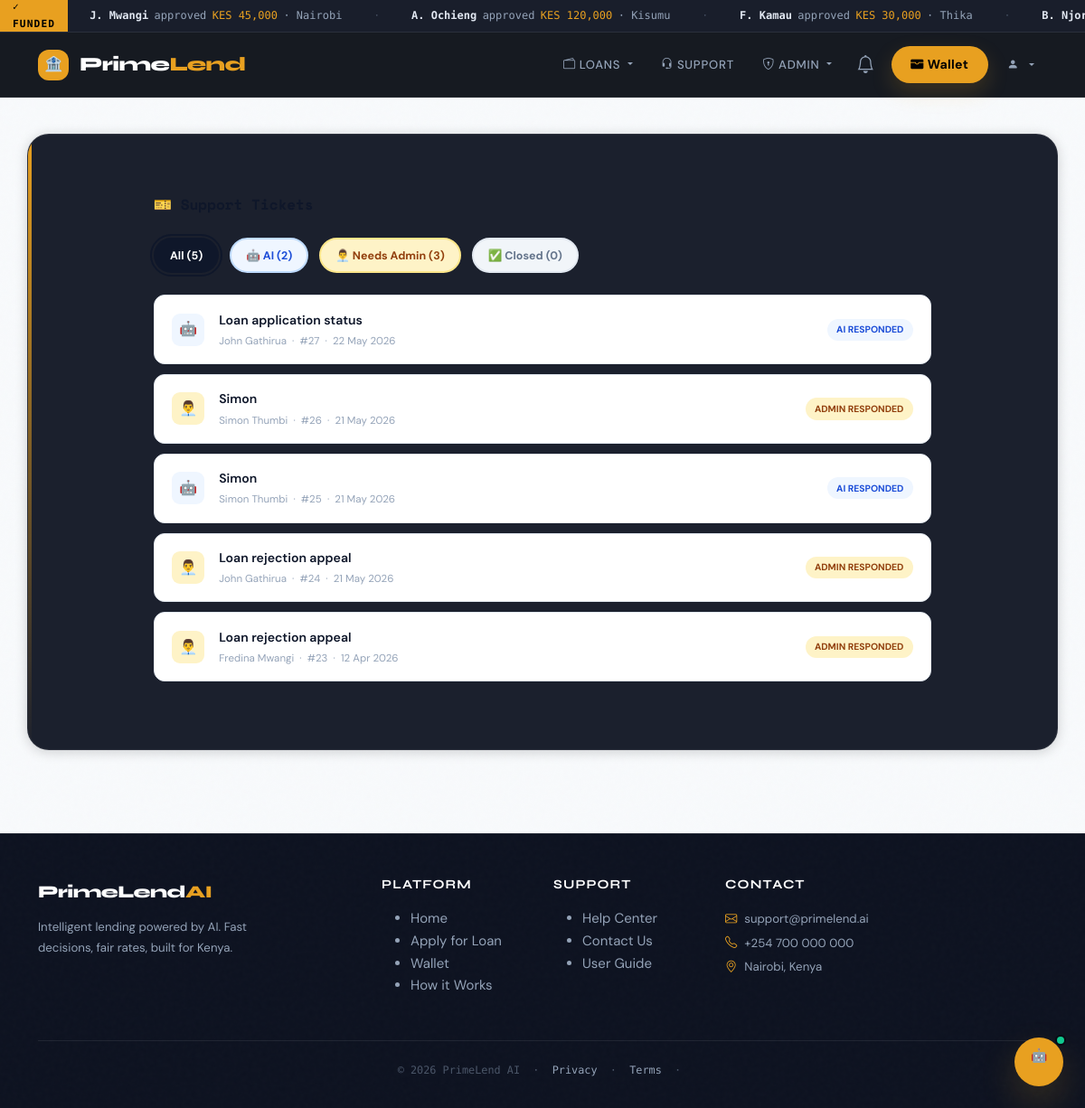
Screenshot of /support/admin/ (signed in) with the database file from the repository.
### helpdesk/models.py (models this page shows, shortened)
class SupportTicket(models.Model):
    STATUS_CHOICES = (
        ('OPEN', 'Open'),
        ('AI', 'AI Responded'),
        ('ADMIN', 'Admin Responded'),
        ('CLOSED', 'Closed'),
    )
    user = models.ForeignKey(User, on_delete=models.CASCADE)
    subject = models.CharField(max_length=255)
    status = models.CharField(max_length=20, choices=STATUS_CHOICES, default='OPEN')
    created_at = models.DateTimeField(auto_now_add=True)
    rating = models.IntegerField(null=True, blank=True)  # 1-5 stars
    rating_comment = models.TextField(blank=True, default='')

### helpdesk/views.py (the view)
# urls.py: path('support/admin/', views.admin_ticket_list, name='admin_ticket_list'),
@login_required
def admin_ticket_list(request):
    if not request.user.is_staff:
        messages.error(request, "Unauthorized")
        return redirect('dashboard')
    status_filter = request.GET.get('status', '')
    tickets = SupportTicket.objects.all().order_by('-created_at')
    if status_filter:
        tickets = tickets.filter(status=status_filter)
    counts = {'all': SupportTicket.objects.count(), 'ai': SupportTicket.objects.filter(status='AI').count(), 'admin': SupportTicket.objects.filter(status='ADMIN').count(), 'closed': SupportTicket.objects.filter(status='CLOSED').count()}
    return render(request, 'helpdesk/admin_ticket_list.html', {'tickets': tickets, 'counts': counts, 'status_filter': status_filter})

### helpdesk/templates/helpdesk/admin_ticket_list.html (shortened to what this page needs)
{% extends "base.html" %}
{% block content %}
<div class="adm-wrap">
  <div class="adm-title">🎫 Support Tickets</div>
  <div class="counts-row">
    <a href="?status=" class="count-chip all {% if not status_filter %}active{% endif %}">All ({{ counts.all }})</a>
    <a href="?status=AI" class="count-chip ai {% if status_filter == 'AI' %}active{% endif %}">🤖 AI ({{ counts.ai }})</a>
    <a href="?status=ADMIN" class="count-chip admin {% if status_filter == 'ADMIN' %}active{% endif %}">👨‍💼 Needs Admin ({{ counts.admin }})</a>
    <a href="?status=CLOSED" class="count-chip closed {% if status_filter == 'CLOSED' %}active{% endif %}">✅ Closed ({{ counts.closed }})</a>
  </div>
  {% if tickets %}
    {% for ticket in tickets %}
    <a href="{% url 'admin_ticket_chat' ticket.id %}" class="ticket-row">
      <div class="tr-icon" style="background:{% if ticket.status == 'ADMIN' %}#fef3c7{% elif ticket.status == 'AI' %}#eff6ff{% elif ticket.status == 'CLOSED' %}#f1f5f9{% else %}#f0fdf4{% endif %}">
        {% if ticket.status == 'AI' %}🤖{% elif ticket.status == 'ADMIN' %}👨‍💼{% elif ticket.status == 'CLOSED' %}✅{% else %}📋{% endif %}
      </div>
      <div class="tr-body">
        <div class="tr-subject">{{ ticket.subject }}</div>
        <div class="tr-meta">{{ ticket.user.get_full_name|default:ticket.user.username }} &nbsp;·&nbsp; #{{ ticket.id }} &nbsp;·&nbsp; {{ ticket.created_at|date:"d M Y" }}</div>
      </div>
      <span class="status-pill {% if ticket.status == 'AI' %}pill-ai{% elif ticket.status == 'ADMIN' %}pill-admin{% elif ticket.status == 'CLOSED' %}pill-closed{% else %}pill-open{% endif %}">
        {{ ticket.get_status_display }}
      </span>
    </a>
    {% endfor %}
  {% else %}
  <div class="empty">
    <div style="font-size:2.5rem;margin-bottom:1rem;">🎫</div>
    <p>No tickets found.</p>
  </div>
  {% endif %}
</div>
{% endblock %}

### static/css/base.css (style rules this page uses)
:root { --ink: #080c14; --surface: #0d1220; --panel: #111827; --panel-2: #161f30; --border: rgba(255,255,255,0.08); --border-2: rgba(255,255,255,0.14); --gold: #e8a020; --gold-light: #f5c060; --green: #10c98f; --green-dim: rgba(16,201,143,0.12); --red: #f05060; --blue: #4a90e2; --text: #e2e8f2; --text-2: #94a3b8; --text-3: #4a5568; --shadow-sm: 0 2px 14px rgba(0,0,0,0.18); --shadow-md: 0 8px 36px rgba(0,0,0,0.3); --radius: 16px; --radius-sm: 10px; --radius-lg: 24px; --nav-h: 72px; }
* { box-sizing: border-box; }
html { scroll-behavior: smooth; }
body { margin: 0; min-height: 100vh; font-family: 'DM Sans', sans-serif; font-size: 15px; line-height: 1.65; color: var(--text); background: radial-gradient(circle at top, rgba(232, 160, 32, 0.08), transparent 38%), linear-gradient(180deg, #06080f 0%, #090d16 60%, #080c14 100%); position: relative; }
a { color: inherit; text-decoration: none; }
body::before { content: ''; position: fixed; inset: 0; pointer-events: none; z-index: 0; }

### helpdesk/templates/helpdesk/admin_ticket_list.html (style rules this page uses)
body { font-family: 'DM Sans', sans-serif; background: #f8fafc; }
.adm-wrap { max-width: 900px; margin: 0 auto; padding: 2rem 1.25rem; }
.adm-title { font-family: 'Space Mono', monospace; font-size: 1rem; font-weight: 700; color: #0f172a; margin-bottom: 1.5rem; }
.counts-row { display: flex; gap: .75rem; flex-wrap: wrap; margin-bottom: 1.5rem; }
.count-chip { padding: .45rem 1rem; border-radius: 99px; font-size: .78rem; font-weight: 700; text-decoration: none; border: 2px solid transparent; }
.count-chip.all { background: #0f172a; color: #fff; }
.count-chip.ai { background: #eff6ff; color: #1d4ed8; border-color: #bfdbfe; }
.count-chip.admin { background: #fef3c7; color: #92400e; border-color: #fde68a; }
.count-chip.closed { background: #f1f5f9; color: #64748b; border-color: #e2e8f0; }
.count-chip.active { outline: 2px solid #0f172a; outline-offset: 2px; }
.ticket-row { background: #fff; border: 1px solid #e2e8f0; border-radius: 12px; padding: .95rem 1.2rem; margin-bottom: .7rem; display: flex; align-items: center; gap: 1rem; text-decoration: none; color: inherit; transition: box-shadow .15s; }
.tr-icon { width: 36px; height: 36px; border-radius: 9px; display: flex; align-items: center; justify-content: center; font-size: 1rem; flex-shrink: 0; }
.tr-body { flex: 1; min-width: 0; }
.tr-subject { font-size: .88rem; font-weight: 600; color: #0f172a; white-space: nowrap; overflow: hidden; text-overflow: ellipsis; }
.tr-meta { font-size: .72rem; color: #94a3b8; margin-top: 2px; }
.status-pill { font-size: .65rem; font-weight: 700; padding: .22rem .65rem; border-radius: 99px; text-transform: uppercase; white-space: nowrap; }
.pill-ai { background: #eff6ff; color: #1d4ed8; }
.pill-admin { background: #fef3c7; color: #92400e; }

### rows the page displays
SupportTicket: subject "Loan application status", user.get_full_name "John Gathirua", id "27", created_at "22 May 2026", status "AI RESPONDED"
SupportTicket: subject "Simon", user.get_full_name "Simon Thumbi", id "26", created_at "21 May 2026", status "ADMIN RESPONDED"
SupportTicket: subject "Simon", user.get_full_name "Simon Thumbi", id "25", created_at "21 May 2026", status "AI RESPONDED"
SupportTicket: subject "Loan rejection appeal", user.get_full_name "John Gathirua", id "24", created_at "21 May 2026", status "ADMIN RESPONDED"
SupportTicket: subject "Loan rejection appeal", user.get_full_name "Fredina Mwangi", id "23", created_at "12 Apr 2026", status "ADMIN RESPONDED"

### other values shown
{{ counts.all }} "5"
{{ counts.ai }} "2"
{{ counts.admin }} "3"
{{ counts.closed }} "0"
